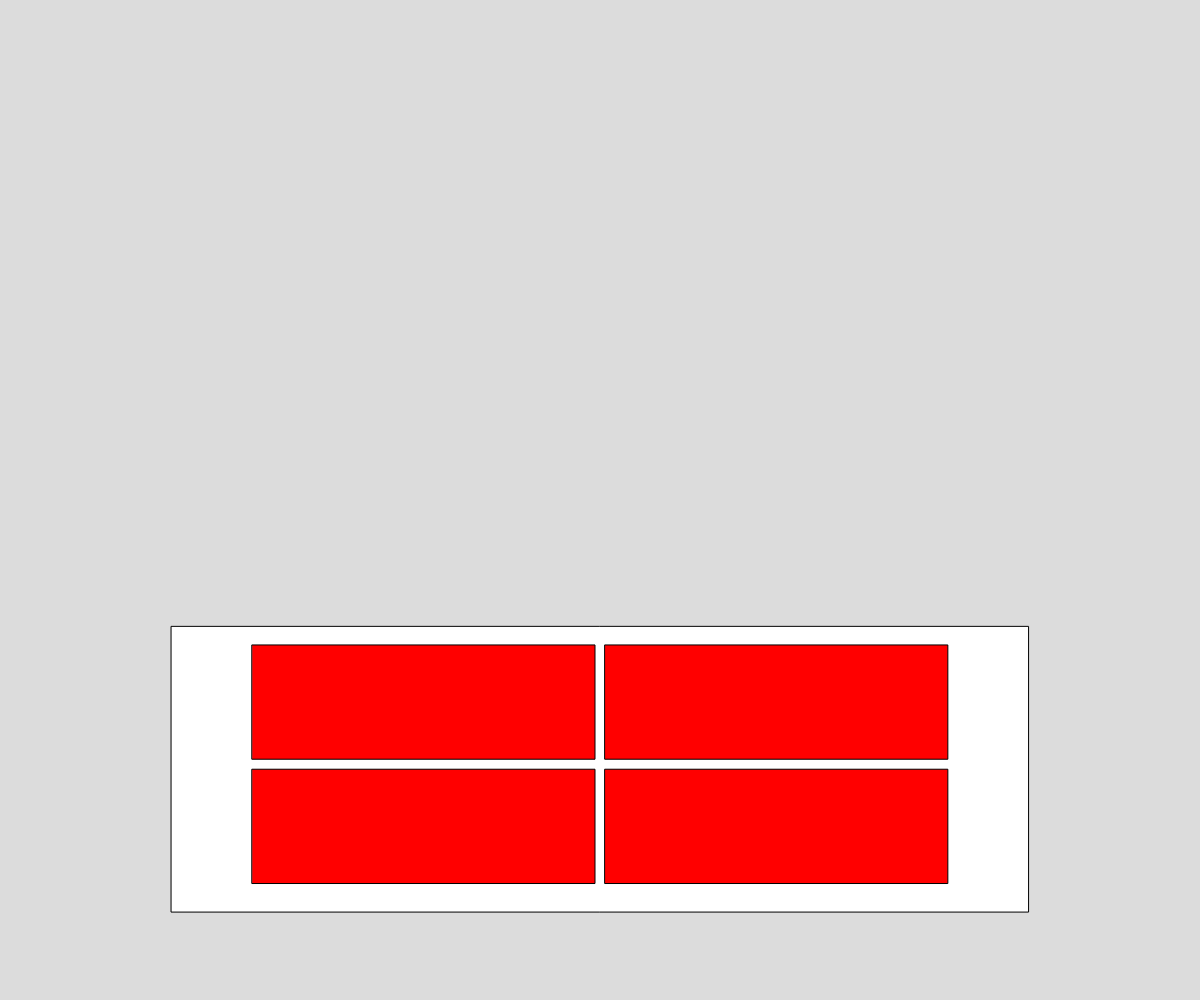
Frame 1 (no input)
Frame 60 (no input): identical to frame 1, image omitted
Frame 120 (the mouse pressed at the canvas centre since frame 60): identical to frame 1, image omitted

The p5.js sketch that drew this single still picture (run headless with seeded random() and noise() and a simulated clock; from frame 60 on, the mouse is pressed at the canvas centre):

// p5.js sketch
// ── sketch.js
// Project Title
// Your Name
// Date
//
// Extra for Experts:
// - describe what you did to take this project "above and beyond"

//  Declaring objects
const partyMemberZero = {
  hP: 50,
  mP: 25,
  attack: 50,
  defence: 20,
  hitRate: 5,
  abiliies: ["one", "two", "three", "four"]
};

const partyMemberOne = {
  hP: 50,
  mP: 25,
  attack: 50,
  defence: 20,
  hitRate: 5,
  abiliies: ["one", "two", "three", "four"]
};

const partyMemberTwo = {
  hP: 50,
  mP: 25,
  attack: 50,
  defence: 20,
  hitRate: 5,
  abiliies: ["one", "two", "three", "four"]
};

const partyMemberThree = {
  hP: 50,
  mP: 25,
  attack: 50,
  defence: 20,
  hitRate: 5,
  abiliies: ["one", "two", "three", "four"]
};

//  Declaring variables
let borderSize = 10; // Universal border for everything
let midLine = 0;
let screenType = "battle";

let backgroundX = 0;
let backgroundY = 0;
let backgroundWidth = 0;
let backgroundHeight = 0;

// let boxWidth = 0;
// let boxHeight = 0;
// let boxYLocation = 0;
let boxColours = ["red", "red",  "red", "red"];

function setup() {
  createCanvas(windowWidth, windowHeight);

  //  Adding to variables
  midLine = width/2;

  backgroundX = width/2;
  backgroundY = height/1.3;
  backgroundWidth = width/1.4;
  backgroundHeight = height/3.5;
}

function draw() {
  background(220);
  drawBackground();
  drawBattleScreen();
  drawChoiceScreen()

  console.log(screenType);
}

function whileMousePressed(x, y, w, h){
  //  While the mouse is clicking inside the box, return true
  
  return mouseX > x && mouseX < x + w && mouseY > y && mouseY < y + h && mouseIsPressed;
}





function drawBattleScreen(){
  if (screenType === "battle"){

    //  Determining size of boxes & where to place
    let boxWidth = backgroundWidth/2.5;
    let boxHeight = backgroundHeight/2.5;
    let boxYLocation = backgroundY;

    //  Left Boxes
    fill(boxColours[0]);
    rect(midLine - boxWidth - borderSize/2, boxYLocation - boxHeight - borderSize, boxWidth, boxHeight);
    fill(boxColours[1]);
    rect(midLine - boxWidth - borderSize/2, boxYLocation, boxWidth, boxHeight);
    //  Right  boxes
    fill(boxColours[2]);
    rect(midLine + borderSize/2, boxYLocation - boxHeight- borderSize, boxWidth, boxHeight);
    fill(boxColours[3]);
    rect(midLine + borderSize/2, boxYLocation, boxWidth, boxHeight);

    // if boxes clicked, turn black
    if  (whileMousePressed(midLine - boxWidth - borderSize/2, boxYLocation - boxHeight - borderSize, boxWidth, boxHeight)){
      boxColours[0] = "black";
      screenType = "attack";
    }
    else if  (whileMousePressed(midLine - boxWidth - borderSize/2, boxYLocation, boxWidth, boxHeight)){
      boxColours[1] = "black";
      screenType = "run";
    }
    else if  (whileMousePressed(midLine + borderSize/2, boxYLocation - boxHeight- borderSize, boxWidth, boxHeight)){
      boxColours[2] = "black";
      screenType = "ability";
    }
    else if  (whileMousePressed(midLine + borderSize/2, boxYLocation, boxWidth, boxHeight)){
      boxColours[3] = "black";
      screenType = "heal";
    }
    else{
      boxColours[0] = "red";
      boxColours[1] = "red";
      boxColours[2] = "red";
      boxColours[3] = "red";
    }
  }  
}

function drawBackground(){
  rectMode(CENTER);
  fill("white");
  rect(backgroundX, backgroundY, backgroundWidth, backgroundHeight);
  rectMode(CORNER);
}

function drawChoiceScreen(){
  if (screenType === "ability"){
    let boxWidth = backgroundWidth;
    let boxHeight = backgroundHeight;
    let boxYLocation = backgroundY;

    fill("green");
    rect(midLine - background, boxYLocation - boxHeight - borderSize*3, boxWidth, boxHeight); //  THINGG
  }

}




//  JUST IN CASE I NEED
// function drawBattleScreen(){
//   if (screenType = "battle"){

//     //  Left Boxes
//     fill(boxColours[0]);
//     rect(midLine - boxWidth - borderSize/2, boxYLocation - boxHeight - borderSize, boxWidth, boxHeight);
//     fill(boxColours[1]);
//     rect(midLine - boxWidth - borderSize/2, boxYLocation, boxWidth, boxHeight);
//     //  Right  boxes
//     fill(boxColours[2]);
//     rect(midLine + borderSize/2, boxYLocation - boxHeight- borderSize, boxWidth, boxHeight);
//     fill(boxColours[3]);
//     rect(midLine + borderSize/2, boxYLocation, boxWidth, boxHeight);

//     // if boxes clicked, turn black
//     if  (whileMousePressed(midLine - boxWidth - borderSize/2, boxYLocation - boxHeight - borderSize, boxWidth, boxHeight)){
//       boxColours[0] = "black";
//     }
//     else if  (whileMousePressed(midLine - boxWidth - borderSize/2, boxYLocation, boxWidth, boxHeight)){
//       boxColours[1] = "black";
//     }
//     else if  (whileMousePressed(midLine + borderSize/2, boxYLocation - boxHeight- borderSize, boxWidth, boxHeight)){
//       boxColours[2] = "black";
//     }
//     else if  (whileMousePressed(midLine + borderSize/2, boxYLocation, boxWidth, boxHeight)){
//       boxColours[3] = "black";
//     }
//     else{
//       boxColours[0] = "red";
//       boxColours[1] = "red";
//       boxColours[2] = "red";
//       boxColours[3] = "red";
//     }
//   }  
// }
